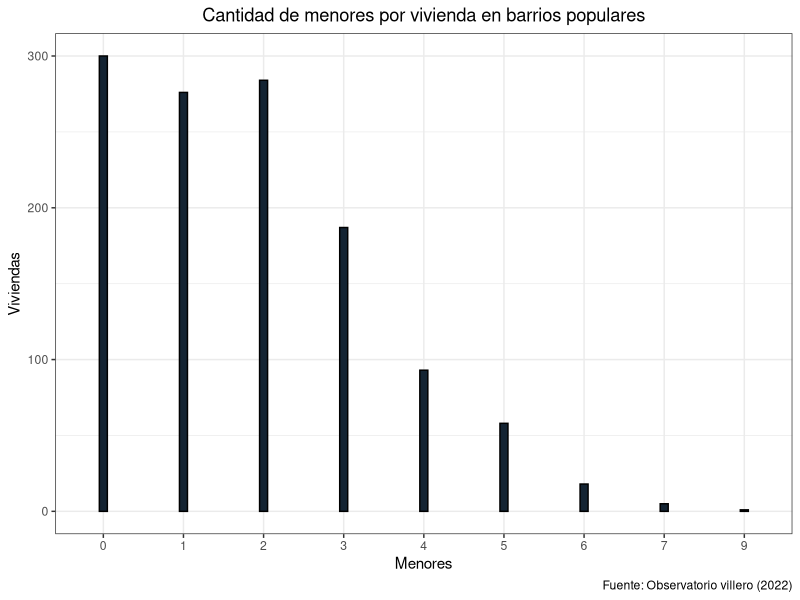

The R source for this figure:
install.packages("tidyverse")

library(readxl)
library(ggplot2)

# Leo el xlsx
df = read_excel("Datos_LP.xlsx", sheet = "FILTRO");

data = data.frame(
  integrantes = as.factor(df$Menores)
)

ggplot(data, aes(x=integrantes)) +
  geom_bar(fill="#142433", color="black", width=.1) +
  xlab("Menores") +
  ylab("Viviendas") +
  labs(title = "Cantidad de menores por vivienda en barrios populares",
       caption = "Fuente: Observatorio villero (2022)") +
  theme_bw() +
  theme(plot.title = element_text(hjust = 0.5))

summary(df$Menores)
IQR(df$Menores)
median(df$Menores)
